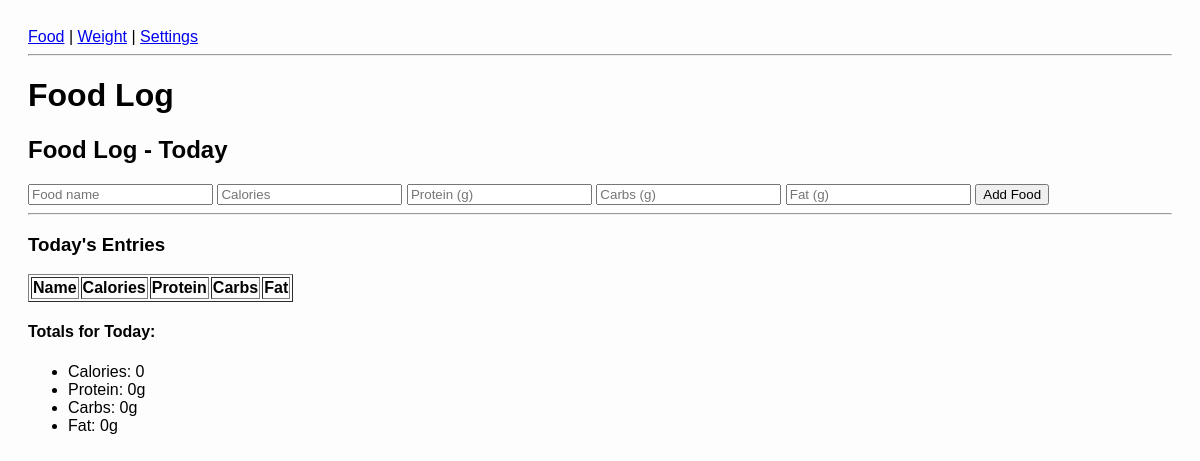
Before: /food with the older database file.
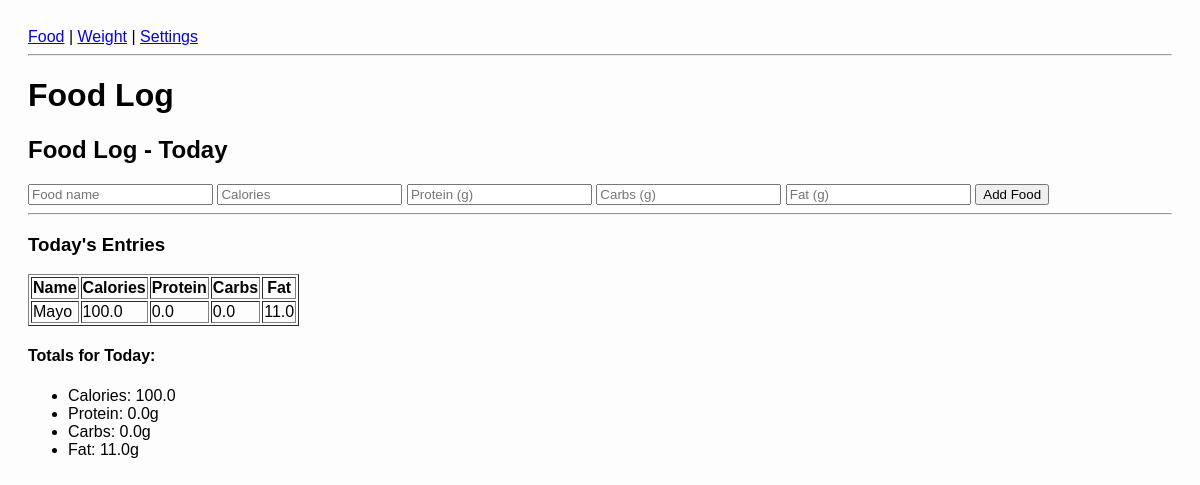
After: the same page with the newer database file.
### tables this page shows
CREATE TABLE food_logs (
    id INTEGER PRIMARY KEY AUTOINCREMENT,
    name TEXT NOT NULL,
    calories REAL NOT NULL,
    protein REAL,
    carbs REAL,
    fat REAL,
    date TEXT NOT NULL,
    timestamp TEXT DEFAULT CURRENT_TIMESTAMP
);

### main.py (the view, shortened to what this page needs)
@app.route("/food", methods=["GET", "POST"])
def food_log():
    today = datetime.now().strftime("%Y-%m-%d")
    with sqlite3.connect(DB_NAME) as conn:
        cur = conn.cursor()
        cur.execute("SELECT id, name, calories, protein, carbs, fat FROM food_logs WHERE date = ?", (today,))
        food_entries = cur.fetchall()
    totals = {"calories": 0, "protein": 0, "carbs": 0, "fat": 0}
    for entry in food_entries:
        totals["calories"] += entry[2]
        totals["protein"] += entry[3]
        totals["carbs"] += entry[4]
        totals["fat"] += entry[5]
    return render_template("food.html", title="Food Log", entries=food_entries, totals=totals)

### main.py (called while the page is built)
def init_db():
    if not os.path.exists(DB_NAME):
        with sqlite3.connect(DB_NAME) as conn:
            with open("schema.sql", "r") as f:
                conn.executescript(f.read())

@app.before_request
def before_request():
    init_db()

### templates/food.html
{% extends "base.html" %}
{% block content %}
<h2>Food Log - Today</h2>
<form method="POST">
    <input type="text" name="name" placeholder="Food name" required>
    <input type="number" name="calories" step="1" placeholder="Calories" required>
    <input type="number" name="protein" step="0.1" placeholder="Protein (g)">
    <input type="number" name="carbs" step="0.1" placeholder="Carbs (g)">
    <input type="number" name="fat" step="0.1" placeholder="Fat (g)">
    <button type="submit">Add Food</button>
</form>
<hr>
<h3>Today's Entries</h3>
<table border="1">
    <tr><th>Name</th><th>Calories</th><th>Protein</th><th>Carbs</th><th>Fat</th></tr>
    {% for entry in entries %}
    <tr>
        <td>{{ entry[1] }}</td>
        <td>{{ entry[2] }}</td>
        <td>{{ entry[3] }}</td>
        <td>{{ entry[4] }}</td>
        <td>{{ entry[5] }}</td>
    </tr>
    {% endfor %}
</table>
<h4>Totals for Today:</h4>
<ul>
    <li>Calories: {{ totals.calories }}</li>
    <li>Protein: {{ totals.protein }}g</li>
    <li>Carbs: {{ totals.carbs }}g</li>
    <li>Fat: {{ totals.fat }}g</li>
</ul>
{% endblock %}

### templates/base.html (shortened to what this page needs)
<!DOCTYPE html>
<html lang="en">
<head>
    <link rel="stylesheet" href="{{ url_for('static', filename='style.css') }}">
</head>
<body>
    <nav>
        <a href="/food">Food</a> |
        <a href="/weight">Weight</a> |
        <a href="/settings">Settings</a>
    </nav>
    <hr>
    <h1>{{ title }}</h1>
    {% block content %}{% endblock %}
</body>
</html>

### static/style.css (style rules this page uses)
body { font-family: sans-serif; padding: 20px; background-color: #fdfdfd; }

Changed rows visible on the page:
added food_logs: name "Mayo", calories "100.0", protein "0.0", carbs "0.0", fat "11.0"
Other visible differences:
{{ totals.calories }}: "0" → "100.0"
{{ totals.protein }}: "0" → "0.0"
{{ totals.carbs }}: "0" → "0.0"
{{ totals.fat }}: "0" → "11.0"
